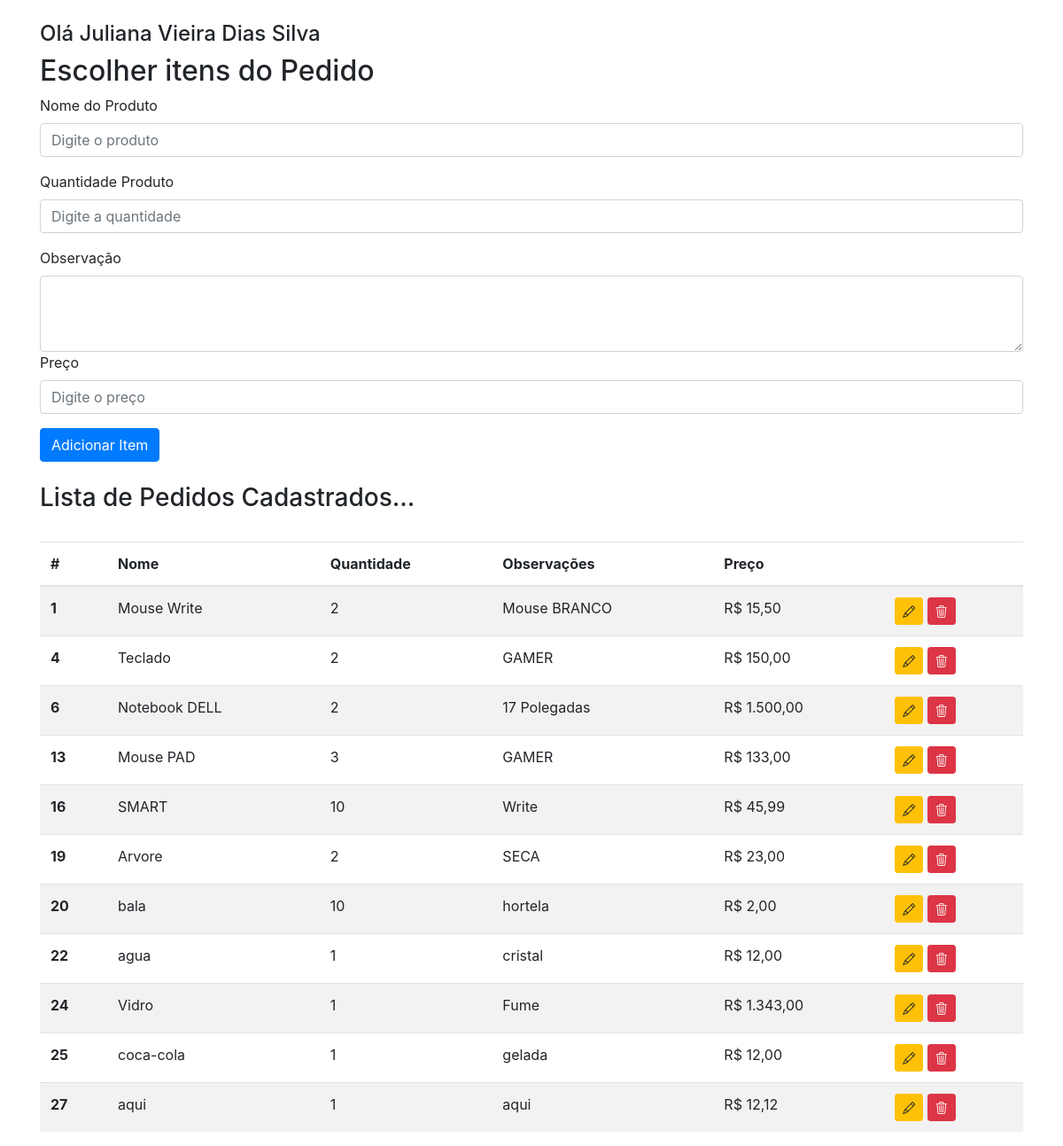
The page /order.php (signed in) on the database its author committed.
### tables this page shows
CREATE TABLE `torder_item` (
  `id` int NOT NULL AUTO_INCREMENT,
  `name_product` varchar(255) NOT NULL,
  `qtd_product` int NOT NULL,
  `price_product` float NOT NULL,
  `obs_product` longtext,
  `user_id` int DEFAULT NULL,
  `deleted_at` timestamp NULL DEFAULT NULL,
  `created_at` timestamp NULL DEFAULT CURRENT_TIMESTAMP,
  PRIMARY KEY (`id`),
  KEY `fk_order_user_id` (`user_id`),
  CONSTRAINT `fk_order_user_id` FOREIGN KEY (`user_id`) REFERENCES `tuser` (`id`)
);

### order_list.php (called while the page is built, shortened)
<?php
include("Config/database.php");
    $where_id = "";
    try {
        $stmt = $conn->prepare("SELECT * FROM torder_item WHERE deleted_at IS NULL $where_id");
        $stmt->execute();
        $orders = $stmt->fetchAll(PDO::FETCH_ASSOC);
    } catch (\Throwable $e) {
        $resultado["msg"]   = "Erro ao carregar dados Pedidos! " .  $e->getMessage();
        $resultado["cod"]   = 0;
        $resultado["style"] = "alert alert-danger";
    }

### order.php (the view, shortened to what this page needs)
<!DOCTYPE html>
<html lang="en">
<head>
    <link rel="stylesheet" href="https://cdn.jsdelivr.net/npm/bootstrap@4.6.2/dist/css/bootstrap.min.css">
    <link rel="stylesheet" href="https://cdn.jsdelivr.net/npm/bootstrap-icons@1.11.3/font/bootstrap-icons.min.css">
</head>
<body>
    <?php include("order_list.php"); ?>
    <?php if(isset($_SESSION['nome'])): ?>
        <div class="container mt-4">
            <form id="meuFormulario" action="order_add.php" method="post">
                <h4>Olá <?= $_SESSION['nome']; ?></h4>
                <h2>Escolher itens do Pedido</h2>
                <div class="form-group">
                    <label for="name_product">Nome do Produto</label>
                    <input
                        type="text"
                        class="form-control"
                        id="name_product"
                        name="name_product"
                        placeholder="Digite o produto">
                </div>
                <div class="form-group">
                    <label for="qtd_product">Quantidade Produto</label>
                    <input
                        type="number"
                        class="form-control"
                        id="qtd_product"
                        name="qtd_product"
                        min="0"
                        max="10"
                        placeholder="Digite a quantidade">
                </div>
                <div class="form-group">
                    <label for="obs_product">Observação</label>
                    <textarea
                    name="obs_product"
                    id="obs_product"
                    name="obs_product"
                    class="form-control"
                    cols="5"
                    rows="3">
                </textarea>
                <div class="form-group">
                    <label for="price_product">Preço</label>
                    <input
                        type="text"
                        class="form-control"
                        id="price_product"
                        name="price_product"
                        placeholder="Digite o preço">
                </div>
                </div>
                <button type="submit" class="btn btn-primary">Adicionar Item</button>
            </form>
        </div>
        <?php include("order_list.php"); ?>
        <?php if(count($orders) > 0): ?>
            <div class="container">
                <dic class="col-12">
                    <h3>Lista de Pedidos Cadastrados...</h3>
                </dic>
                <table class="table table-striped">
                    <thead>
                        <tr>
                        <th scope="col">#</th>
                        <th scope="col">Nome</th>
                        <th scope="col">Quantidade</th>
                        <th scope="col">Observações</th>
                        <th scope="col">Preço</th>
                        <th scope="row"></th>
                        </tr>
                    </thead>
                    <tbody>
                        <?php foreach($orders as $order): ?>
                        <tr>
                            <th scope="row"><?= $order['id'] ?></th>
                            <td><?= $order['name_product'] ?></td>
                            <td><?= $order['qtd_product'] ?></td>
                            <td><?= $order['obs_product'] ?></td>
                            <td>R$ <?= number_format($order['price_product'], 2, ",", ".") ?></td>
                            <td>
                                <a
                                    type="button"
                                    class="btn btn-warning btn-sm"
                                    onclick="return confirm('Editar ( <?= $order['name_product'] ?> ) ?');"
                                    href='/order_update_form.php?id=<?= $order['id'] ?>'>
                                    <i class="bi bi-pencil"></i>
                                </a>
                                <a
                                    class="btn btn-danger btn-sm"
                                    onclick="return confirm('Remover ( <?= $order['name'] ?> ) ?');"
                                    href='/order_delete.php?id=<?= $order['id'] ?>'>
                                    <i class="bi bi-trash3"></i>
                                </a>
                            </td>
                            <?php endforeach; ?>
                        </tr>
                    </tbody>
                </table>
            </div>
        <?php endif; ?>
    <?php endif; ?>
</body>
</html>

### rows shown on the page
torder_item: id "1", name_product "Mouse Write", qtd_product "2", obs_product "Mouse BRANCO", price_product "15,50"
torder_item: id "4", name_product "Teclado", qtd_product "2", obs_product "GAMER", price_product "150,00"
torder_item: id "6", name_product "Notebook DELL", qtd_product "2", obs_product "17 Polegadas", price_product "1.500,00"
torder_item: id "13", name_product "Mouse PAD", qtd_product "3", obs_product "GAMER", price_product "133,00"
torder_item: id "16", name_product "SMART", qtd_product "10", obs_product "Write", price_product "45,99"
torder_item: id "19", name_product "Arvore", qtd_product "2", obs_product "SECA", price_product "23,00"
torder_item: id "20", name_product "bala", qtd_product "10", obs_product "hortela", price_product "2,00"
torder_item: id "22", name_product "agua", qtd_product "1", obs_product "cristal", price_product "12,00"
torder_item: id "24", name_product "Vidro", qtd_product "1", obs_product "Fume", price_product "1.343,00"
torder_item: id "25", name_product "coca-cola", qtd_product "1", obs_product "gelada", price_product "12,00"
torder_item: id "27", name_product "aqui", qtd_product "1", obs_product "aqui", price_product "12,12"

### other values the page prints
$_SESSION['nome'] "Juliana Vieira Dias Silva"
